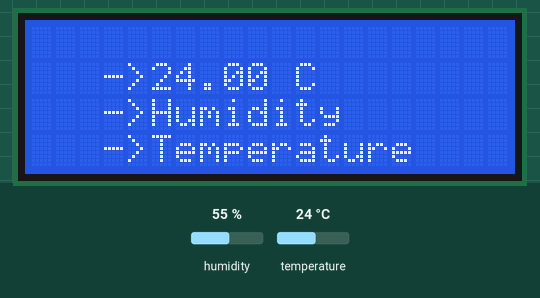
A sketch run on a simulated Arduino Uno, built with avr-gcc and run on an emulated ATmega328P. Shown: 20×4 character LCD. The inputs (shaded band) are chosen by the test bench; at power-on: temperature 24 °C, humidity 55 %. What the sketch prints to the serial monitor is not drawn.

Above: at 6.7 s.
6.8 s: temperature set to 12 °C
At 11.0 s:
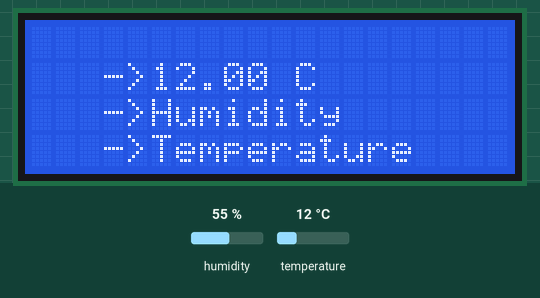
12.2 s: temperature set to 19 °C
17.6 s: temperature set to 28 °C
At 23.6 s:
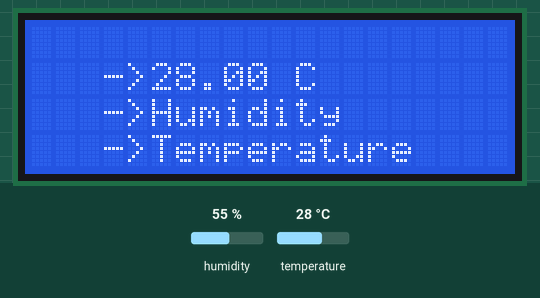
Timing chart, 0 to 25.1 s (numbered marks = the images above; inputs shaded):
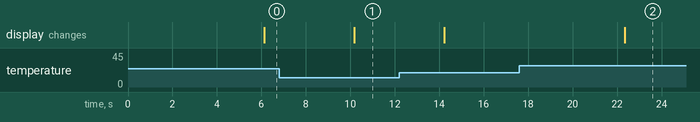

The sketch:

sketch_apr16a.ino
```cpp
#include <Wire.h>
#include "DHT.h"
DHT dht;
#include <LiquidCrystal_I2C.h>
LiquidCrystal_I2C lcd(0x27, 20, 4);
void setup()
{
  Serial.begin(9600);
  Serial.println();
  Serial.println("Status\tHumidity (%)\tTemperature (C)\t(F)");

  dht.setup(2); // data pin 2
   // initialize the LCD,
  lcd.begin();
  // Turn on the blacklight and print a message.
  lcd.backlight();
  lcd.clear();
  lcd.setCursor (0, 0); //
  lcd.print("");
  lcd.setCursor (0, 1); //
  lcd.print("");
  lcd.setCursor (0, 1); //
  delay(1000);
  lcd.print("");
  delay(1000);
  lcd.setCursor (0, 1); //
  lcd.print("");
  delay(1000);
}
void loop() {
   delay(dht.getMinimumSamplingPeriod());
  float humidity = dht.getHumidity(); // ดึงค่าความชื้น
  float temperature = dht.getTemperature(); // ดึงค่าอุณหภูมิ
  Serial.print(dht.getStatusString());
  Serial.print("\t");
  Serial.print(humidity, 1);
  Serial.print("\t\t");
  Serial.print(temperature, 1);
  Serial.print("\t\t");
  Serial.println(dht.toFahrenheit(temperature), 1);
  delay(1000);
  lcd.setCursor (5, 1); //character zero, line
  lcd.print(temperature); // print text
   lcd.setCursor (3, 1); //character zero, line
  lcd.print("->"); // print text
  lcd.setCursor (11, 1); //character zero, line
  lcd.print("C"); // print text
  lcd.setCursor (5, 2); //character , line
  lcd.print("Humidity"); // print text
  lcd.setCursor (3, 2); //character zero, line
  lcd.print("->"); // print text
  lcd.setCursor (5, 3); //character , line
  lcd.print(humidity); // print text
  lcd.setCursor (3, 3); //character zero, line
  lcd.print("->"); // print text
  lcd.setCursor (11, 3); //character zero, line
  lcd.print("%RH"); // print text
  lcd.setCursor (5, 4); //character , line
  lcd.print("Temperature");
  lcd.setCursor (3, 4); //character zero, line
  lcd.print("->"); // print text

  delay(1000);

}
```

Measured:
- after the input at 6.8 s, the display: changes after 3.4 s (image 1)
- after the input at 17.6 s, the display: changes after 4.7 s (image 2)
